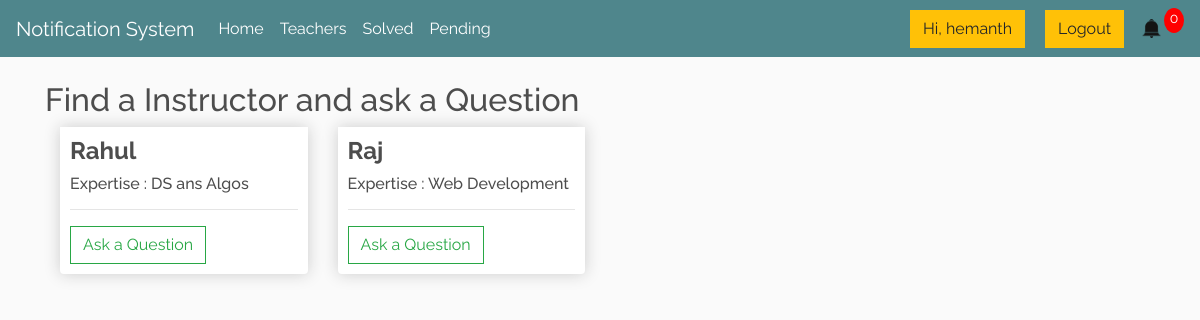
Page /teachers/ (signed in) on the committed database.
### main/models.py (models this page shows, shortened)
class Profile(models.Model):
    ROLES = (
        ('Student', 'Student'),
        ('Instructor', 'Instructor')
    )
    DEPT = (
        ('Computer Science','Computer Science'),
        ('Mechanical','Mechanical'),
        ('DS ans Algos','DS ans Algos'),
        ('Machine Learning','Machine Learning'),
        ('Auto CAD', 'Auto CAD'),
        ('Web Development','Web Development')
    )
    user = models.OneToOneField(User,null=True, on_delete = models.CASCADE)
    role = models.CharField(max_length=10,null=True,choices = ROLES)
    dept = models.CharField(max_length=16,null=True,choices=DEPT)

### main/views.py (the view)
# urls.py: path('teachers/',views.teachers,name="teachers"),
def teachers(request):
    context = {}
    teachers = Profile.objects.filter(role='Instructor')
    notifs = len(request.user.bystud.filter(answered=True,read=False))
    context['notifs'] = notifs
    context['teachers']= teachers
    return render(request,'main/teachers.html',context)

### main/templates/main/teachers.html
{% extends 'main/navbar.html' %}
{% load static %}
{% block content %}
<div class="container">
	<div class="row">
		<h2> Find a Instructor and ask a Question</h2>
	</div>
    <div class="row">
        {% for teacher in teachers %}
            <div class="col-lg-3">
                <div class="box-element product">
                    <h4><strong> {{ teacher.user.username}} </strong></h4>
                    <h6> Expertise : {{ teacher.dept}} </h6>
                    <hr>
                    <a class="btn btn-outline-success" href="{% url  'createquestion' teacher.id %}">Ask a Question</a>
                </div>
            </div>
        {% endfor %}
    </div>
</div>
{% endblock content %}

### main/templates/main/navbar.html (shortened to what this page needs)
<!DOCTYPE html>
{% load static %}
<html>
<head>
	<link rel="stylesheet" href="https://stackpath.bootstrapcdn.com/bootstrap/4.4.1/css/bootstrap.min.css">
	<link rel="stylesheet" type="text/css" href="{% static 'css/main.css' %}">
</head>
<body>
	<nav class="navbar navbar-expand-lg navbar-dark bg-dark">
	  <a class="navbar-brand" href="{% url 'home' %}">Notification System</a>
	  <div class="collapse navbar-collapse" id="navbarSupportedContent">
	    <ul class="navbar-nav mr-auto">
	      <li class="nav-item active">
	        <a class="nav-link" href="{% url 'home' %}">Home <span class="sr-only">(current)</span></a>
	      </li>
		  {% if request.user.is_authenticated  and request.user.profile.role == 'Student' %}
		  <li class="nav-item active">
	        <a class="nav-link" href="{% url 'teachers' %}">Teachers <span class="sr-only">(current)</span></a>
	      </li>
		  <li class="nav-item active">
	        <a class="nav-link" href="{% url 'myans' %}"> Solved <span class="sr-only">(current)</span></a>
	      </li>
		  <li class="nav-item active">
	        <a class="nav-link" href="{% url 'pending' %}"> Pending <span class="sr-only">(current)</span></a>
	      </li>
		  {% endif %}
	    </ul>
	    <div class="form-inline my-2 my-lg-0">
			{% if request.user.is_authenticated %}
	     	<a href=""class="btn btn-warning" style="margin-right: 20px;">Hi, {{request.user}} </a>
			<a href="{% url 'logout' %}"class="btn btn-warning">Logout</a>
			{% else %}
			<a href="{% url 'loginpage' %}"class="btn btn-warning" style="margin-right: 20px;">Login</a>
			<a href="{% url 'register' %}"class="btn btn-warning">SignUp</a>
			{% endif %}
			{% if request.user.is_authenticated and request.user.profile.role == 'Student' %}
			<a href="{% url 'studnotifs' %}">
	    		<img  id="cart-icon" src="{% static 'images/notif.png' %}">
	    	</a>
	    	 <p id="cart-total">{{notifs}}</p>
			{% endif %}
	    </div>
	  </div>
	</nav>
     <div class="container">
            <br>
            {% block content %}
            {% endblock content %}
         </div>
</body>
</html>

### static/css/main.css (style rules this page uses)
body { background-color: hsl(0, 0%, 98%); font-family: 'Raleway', sans-serif; }
h1,h2,h3,h4,h5,h6,p { color:hsl(0, 0%, 30%); }
.box-element { box-shadow:hsl(0, 0%, 80%) 0 0 16px; background-color: #fff; border-radius: 4px; padding: 10px; }
.product { border-radius: 0 0 4px 4px; }
.bg-dark { background-color: #4f868c!important; }
#cart-icon { width:25px; display: inline-block; margin-left: 15px; }
#cart-total { display: block; text-align: center; color:#fff; background-color: red; width: 20px; height: 25px; border-radius: 50%; font-size: 14px; }
.btn { border-radius: 0; }

### rows in the picture
Profile: user.username "Rahul", dept "DS ans Algos"
Profile: user.username "Raj", dept "Web Development"

### other values in the picture
{{ request.user }} "hemanth"
{{ notifs }} "0"
